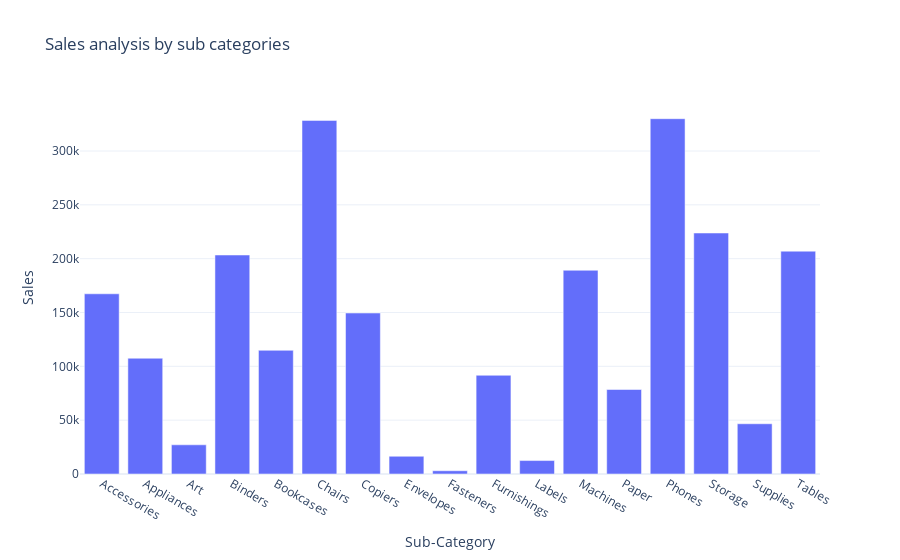

The notebook cell saved with this chart:
### Markdown cell above
# 3 . The sales analysis needs to be done based on sub-categories

### Code cell
sales_by_subcategories = df.groupby('Sub-Category')['Sales'].sum().reset_index()
fig = px.bar(sales_by_subcategories,
             x = 'Sub-Category',
             y = 'Sales',
             title = 'Sales analysis by sub categories')
fig.show()

### Figure 1 — Plotly figure (JSON) as saved in the notebook; plotly's stock layout.template omitted (floating-point values rounded to 4 significant figures)
{"data": [{"alignmentgroup": "True", "hovertemplate": "Sub-Category=%{x}<br>Sales=%{y}<extra></extra>", "legendgroup": "", "marker": {"color": "#636efa", "pattern": {"shape": ""}}, "name": "", "offsetgroup": "", "orientation": "v", "showlegend": false, "textposition": "auto", "type": "bar", "x": ["Accessories", "Appliances", "Art", "Binders", "Bookcases", "Chairs", "Copiers", "Envelopes", "Fasteners", "Furnishings", "Labels", "Machines", "Paper", "Phones", "Storage", "Supplies", "Tables"], "xaxis": "x", "y": [167400.0, 107500.0, 27120.0, 203400.0, 114900.0, 328400.0, 149500.0, 16480.0, 3024.0, 91710.0, 12490.0, 189200.0, 78480.0, 330000.0, 223800.0, 46670.0, 207000.0], "yaxis": "y"}], "layout": {"autosize": true, "barmode": "relative", "legend": {"tracegroupgap": 0}, "title": {"text": "Sales analysis by sub categories"}, "xaxis": {"anchor": "y", "autorange": true, "domain": [0, 1], "range": [-0.5, 16.5], "title": {"text": "Sub-Category"}, "type": "category"}, "yaxis": {"anchor": "x", "autorange": true, "domain": [0, 1], "range": [0, 347400.0], "title": {"text": "Sales"}, "type": "linear"}}}
